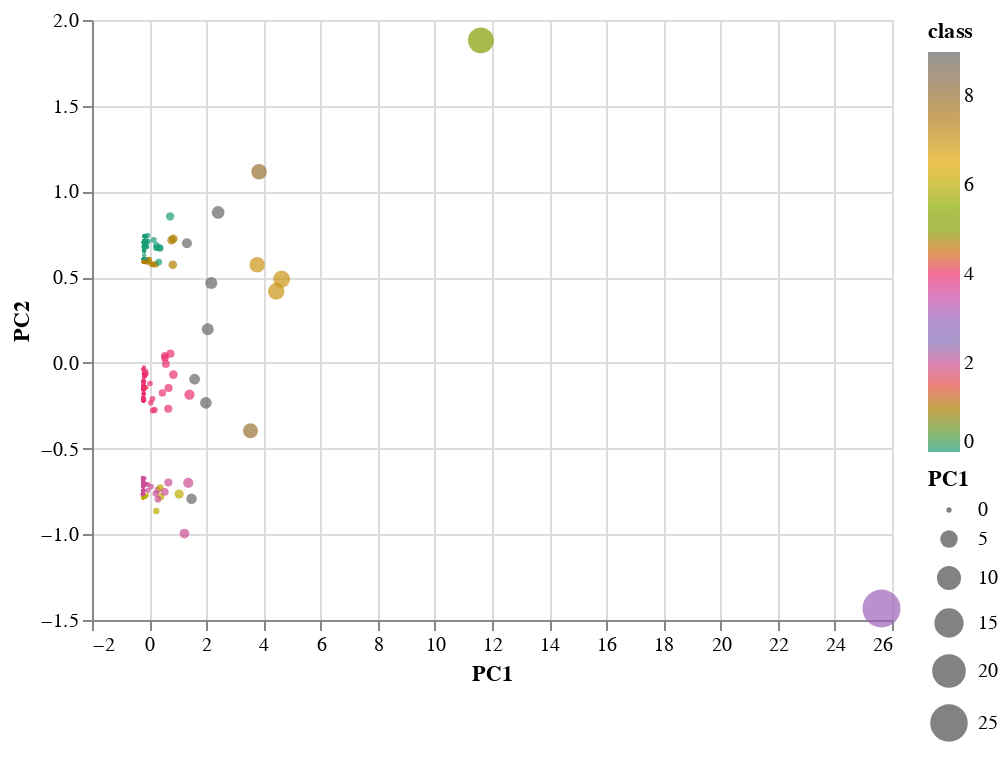

Notebook code for this chart:
### Markdown cell above
### Visualizing Results

#### 2D-Scatter with Clusters

### Code cell
alt.Chart(clustered_df).mark_circle().encode(
    alt.X('PC1', scale=alt.Scale(zero=False)),
    alt.Y('PC2', scale=alt.Scale(zero=False, padding=1)),
    color=alt.Color('class', scale=alt.Scale(scheme='dark2')),
    size='PC1',
    tooltip=['CoinName', 'Algorithm'],
)

### Figure 1 — Vega-Lite specification as saved in the notebook (floating-point values rounded to 4 significant figures; data arrays with more than 128 entries replaced by an {"elided": "..."} marker saying what was removed)
{"config": {"view": {"continuousWidth": 400, "continuousHeight": 300}}, "data": {"name": "data-3adca2abf148ebc1a0d8643fc76b49a3"}, "mark": "circle", "encoding": {"color": {"type": "quantitative", "field": "class", "scale": {"scheme": "dark2"}}, "size": {"type": "quantitative", "field": "PC1"}, "tooltip": [{"type": "nominal", "field": "CoinName"}, {"type": "nominal", "field": "Algorithm"}], "x": {"type": "quantitative", "field": "PC1", "scale": {"zero": false}}, "y": {"type": "quantitative", "field": "PC2", "scale": {"padding": 1, "zero": false}}}, "$schema": "https://vega.github.io/schema/vega-lite/v4.8.1.json", "datasets": {"data-3adca2abf148ebc1a0d8643fc76b49a3": {"elided": "541 records"}}}
